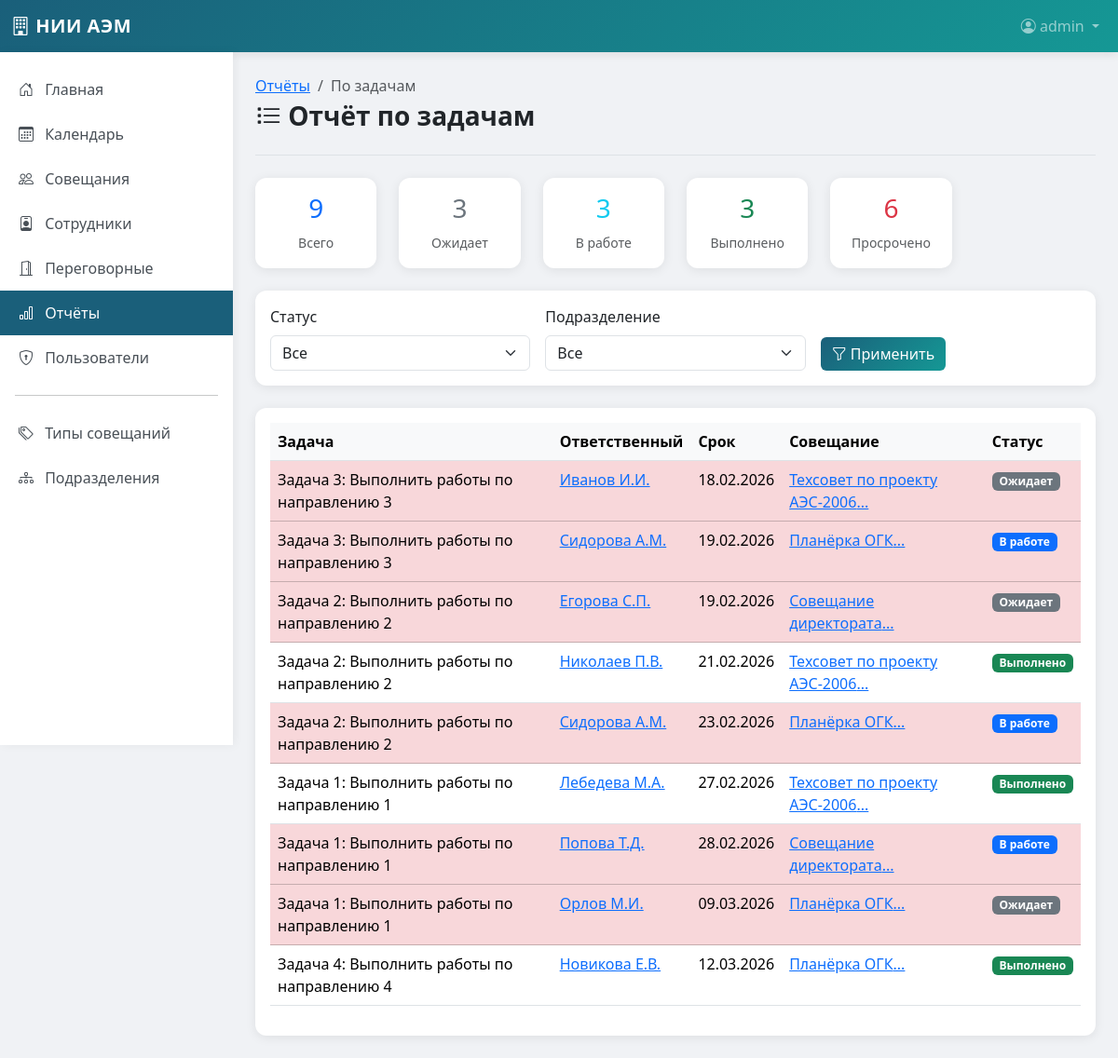
The page /reports/tasks (signed in) on the database its author committed.
### app/models.py (models this page shows, shortened)
class User(UserMixin, db.Model):
    id = db.Column(db.Integer, primary_key=True)
    username = db.Column(db.String(64), unique=True, nullable=False, index=True)
    email = db.Column(db.String(120), unique=True, nullable=False, index=True)
    password_hash = db.Column(db.String(256))
    role = db.Column(db.String(20), default='user')  # admin, manager, user
    employee_id = db.Column(db.Integer, db.ForeignKey('employee.id'), nullable=True)
    is_active = db.Column(db.Boolean, default=True)  # True = активен, False = заблокирован
    created_at = db.Column(db.DateTime, default=lambda: datetime.now(timezone.utc))
    employee = db.relationship('Employee', backref='user_account', uselist=False)
    def is_admin(self):
        return self.role == 'admin'

class Task(db.Model):
    id = db.Column(db.Integer, primary_key=True)
    protocol_id = db.Column(db.Integer, db.ForeignKey('protocol.id'), nullable=False)
    description = db.Column(db.Text, nullable=False)
    responsible_id = db.Column(db.Integer, db.ForeignKey('employee.id'), nullable=False)
    deadline = db.Column(db.Date)
    status = db.Column(db.String(20), default='pending')  # pending, in_progress, completed, overdue
    completion_note = db.Column(db.Text)
    completed_at = db.Column(db.DateTime)
    created_at = db.Column(db.DateTime, default=lambda: datetime.now(timezone.utc))
    responsible = db.relationship('Employee', backref='assigned_tasks')
    @property
    def status_display(self):
        statuses = {
            'pending': 'Ожидает',
            'in_progress': 'В работе',
            'completed': 'Выполнено',
            'overdue': 'Просрочено'
        }
        return statuses.get(self.status, self.status)

class Employee(db.Model):
    id = db.Column(db.Integer, primary_key=True)
    last_name = db.Column(db.String(100), nullable=False)
    first_name = db.Column(db.String(100), nullable=False)
    middle_name = db.Column(db.String(100))
    position = db.Column(db.String(200), nullable=False)
    department_id = db.Column(db.Integer, db.ForeignKey('department.id'))
    email = db.Column(db.String(120), unique=True)
    phone = db.Column(db.String(20))
    office = db.Column(db.String(20))
    is_active = db.Column(db.Boolean, default=True)
    created_at = db.Column(db.DateTime, default=lambda: datetime.now(timezone.utc))
    organized_meetings = db.relationship('Meeting', backref='organizer', lazy='dynamic',
                                        foreign_keys='Meeting.organizer_id')
    @property
    def short_name(self):
        result = f'{self.last_name} {self.first_name[0]}.'
        if self.middle_name:
            result += f'{self.middle_name[0]}.'
        return result

class Meeting(db.Model):
    id = db.Column(db.Integer, primary_key=True)
    title = db.Column(db.String(300), nullable=False)
    description = db.Column(db.Text)
    agenda = db.Column(db.Text)  # Повестка дня
    date = db.Column(db.Date, nullable=False, index=True)
    start_time = db.Column(db.Time, nullable=False)
    end_time = db.Column(db.Time, nullable=False)
    type_id = db.Column(db.Integer, db.ForeignKey('meeting_type.id'))
    room_id = db.Column(db.Integer, db.ForeignKey('room.id'))
    organizer_id = db.Column(db.Integer, db.ForeignKey('employee.id'), nullable=False)
    status = db.Column(db.String(20), default='planned')  # planned, ongoing, completed, cancelled
    is_recurring = db.Column(db.Boolean, default=False)
    recurrence_pattern = db.Column(db.String(50))  # weekly, monthly, etc.
    created_at = db.Column(db.DateTime, default=lambda: datetime.now(timezone.utc))
    updated_at = db.Column(db.DateTime, default=lambda: datetime.now(timezone.utc),
                           onupdate=lambda: datetime.now(timezone.utc))
    participants = db.relationship('Employee', secondary=meeting_participants,
                                  backref=db.backref('meetings', lazy='dynamic'))
    protocol = db.relationship('Protocol', backref='meeting', uselist=False)

### app/routes/reports.py (the view)
@bp.route('/tasks')
@login_required
def tasks_report():
    status = request.args.get('status', '')
    department_id = request.args.get('department_id', type=int)
    query = Task.query.options(
        joinedload(Task.responsible),
        joinedload(Task.protocol)
    )
    if status:
        query = query.filter(Task.status == status)
    if department_id:
        query = query.join(Employee, Task.responsible_id == Employee.id).filter(
            Employee.department_id == department_id
        )
    tasks = query.order_by(Task.deadline.asc().nullslast()).all()
    stats = {
        'total': len(tasks),
        'pending': sum(1 for t in tasks if t.status == 'pending'),
        'in_progress': sum(1 for t in tasks if t.status == 'in_progress'),
        'completed': sum(1 for t in tasks if t.status == 'completed'),
        'overdue': sum(1 for t in tasks if t.deadline and t.deadline < date.today()
                      and t.status not in ['completed'])
    }
    departments = Department.query.all()
    return render_template('reports/tasks.html',
                          tasks=tasks,
                          stats=stats,
                          departments=departments,
                          today=date.today())

### app/models.py (called while the page is built)
@login_manager.user_loader
def load_user(id):
    return User.query.get(int(id))

### app/templates/reports/tasks.html (shortened to what this page needs)
{% extends "base.html" %}
{% block content %}
<div class="page-header">
    <nav aria-label="breadcrumb">
        <ol class="breadcrumb mb-1">
            <li class="breadcrumb-item"><a href="{{ url_for('reports.index') }}">Отчёты</a></li>
            <li class="breadcrumb-item active">По задачам</li>
        </ol>
    </nav>
    <h1><i class="bi bi-list-task"></i> Отчёт по задачам</h1>
</div>
<div class="row mb-4">
    <div class="col-md-2">
        <div class="card text-center">
            <div class="card-body">
                <h3 class="text-primary">{{ stats.total }}</h3>
                <small class="text-muted">Всего</small>
            </div>
        </div>
    </div>
    <div class="col-md-2">
        <div class="card text-center">
            <div class="card-body">
                <h3 class="text-secondary">{{ stats.pending }}</h3>
                <small class="text-muted">Ожидает</small>
            </div>
        </div>
    </div>
    <div class="col-md-2">
        <div class="card text-center">
            <div class="card-body">
                <h3 class="text-info">{{ stats.in_progress }}</h3>
                <small class="text-muted">В работе</small>
            </div>
        </div>
    </div>
    <div class="col-md-2">
        <div class="card text-center">
            <div class="card-body">
                <h3 class="text-success">{{ stats.completed }}</h3>
                <small class="text-muted">Выполнено</small>
            </div>
        </div>
    </div>
    <div class="col-md-2">
        <div class="card text-center">
            <div class="card-body">
                <h3 class="text-danger">{{ stats.overdue }}</h3>
                <small class="text-muted">Просрочено</small>
            </div>
        </div>
    </div>
</div>
<div class="card mb-4">
    <div class="card-body">
        <form method="GET" class="row g-3">
            <div class="col-md-4">
                <label class="form-label">Статус</label>
                <select class="form-select" name="status">
                    <option value="">Все</option>
                </select>
            </div>
            <div class="col-md-4">
                <label class="form-label">Подразделение</label>
                <select class="form-select" name="department_id">
                    <option value="">Все</option>
                </select>
            </div>
            <div class="col-md-4 d-flex align-items-end">
                <button type="submit" class="btn btn-primary">
                    <i class="bi bi-funnel"></i> Применить
                </button>
            </div>
        </form>
    </div>
</div>
<div class="card">
    <div class="card-body">
        {% if tasks %}
        <div class="table-responsive">
            <table class="table table-hover">
                <thead>
                    <tr>
                        <th>Задача</th>
                        <th>Ответственный</th>
                        <th>Срок</th>
                        <th>Совещание</th>
                        <th>Статус</th>
                    </tr>
                </thead>
                <tbody>
                    {% for task in tasks %}
                    <tr class="{{ 'table-danger' if task.deadline and task.deadline < today and task.status not in ['completed'] }}">
                        <td>{{ task.description[:80] }}{% if task.description|length > 80 %}...{% endif %}</td>
                        <td>
                            {% if task.responsible %}
                            <a href="{{ url_for('employees.view', id=task.responsible.id) }}">
                                {{ task.responsible.short_name }}
                            </a>
                            {% else %}
                            -
                            {% endif %}
                        </td>
                        <td>{{ task.deadline.strftime('%d.%m.%Y') if task.deadline else '-' }}</td>
                        <td>
                            <a href="{{ url_for('meetings.view', id=task.protocol.meeting.id) }}">
                                {{ task.protocol.meeting.title[:30] }}...
                            </a>
                        </td>
                        <td>
                            <span class="badge bg-{{ 'success' if task.status == 'completed' else 'primary' if task.status == 'in_progress' else 'secondary' }}">
                                {{ task.status_display }}
                            </span>
                        </td>
                    </tr>
                    {% endfor %}
                </tbody>
            </table>
        </div>
        {% else %}
        <p class="text-muted text-center mb-0">Нет задач</p>
        {% endif %}
    </div>
</div>
{% endblock %}

### app/templates/base.html (shortened to what this page needs)
<!DOCTYPE html>
<html lang="ru">
<head>
    <link href="https://cdn.jsdelivr.net/npm/bootstrap@5.3.2/dist/css/bootstrap.min.css" rel="stylesheet">
    <link href="https://cdn.jsdelivr.net/npm/bootstrap-icons@1.11.1/font/bootstrap-icons.css" rel="stylesheet">
    <link href="https://cdn.jsdelivr.net/npm/fullcalendar@6.1.10/index.global.min.css" rel="stylesheet">
</head>
<body>
    <nav class="navbar navbar-expand-lg navbar-dark">
        <div class="container-fluid">
            <a class="navbar-brand" href="{{ url_for('main.index') }}">
                <i class="bi bi-building"></i> НИИ АЭМ
            </a>
            <div class="collapse navbar-collapse" id="navbarNav">
                <ul class="navbar-nav ms-auto">
                    {% if current_user.is_authenticated %}
                    <li class="nav-item dropdown">
                        <a class="nav-link dropdown-toggle" href="#" id="userDropdown" role="button"
                           data-bs-toggle="dropdown" aria-expanded="false">
                            <i class="bi bi-person-circle"></i> {{ current_user.username }}
                        </a>
                    </li>
                    {% endif %}
                </ul>
            </div>
        </div>
    </nav>
    <div class="d-flex">
        {% if current_user.is_authenticated %}
        <nav class="sidebar d-none d-md-block">
            <ul class="nav flex-column">
                <li class="nav-item">
                    <a class="nav-link {{ 'active' if request.endpoint == 'main.index' }}"
                       href="{{ url_for('main.index') }}">
                        <i class="bi bi-house-door"></i> Главная
                    </a>
                </li>
                <li class="nav-item">
                    <a class="nav-link {{ 'active' if request.endpoint == 'main.calendar' }}"
                       href="{{ url_for('main.calendar') }}">
                        <i class="bi bi-calendar3"></i> Календарь
                    </a>
                </li>
                <li class="nav-item">
                    <a class="nav-link {{ 'active' if 'meetings' in request.endpoint }}"
                       href="{{ url_for('meetings.index') }}">
                        <i class="bi bi-people"></i> Совещания
                    </a>
                </li>
                <li class="nav-item">
                    <a class="nav-link {{ 'active' if 'employees' in request.endpoint }}"
                       href="{{ url_for('employees.index') }}">
                        <i class="bi bi-person-badge"></i> Сотрудники
                    </a>
                </li>
                <li class="nav-item">
                    <a class="nav-link {{ 'active' if 'rooms' in request.endpoint }}"
                       href="{{ url_for('rooms.index') }}">
                        <i class="bi bi-door-open"></i> Переговорные
                    </a>
                </li>
                <li class="nav-item">
                    <a class="nav-link {{ 'active' if 'reports' in request.endpoint }}"
                       href="{{ url_for('reports.index') }}">
                        <i class="bi bi-bar-chart"></i> Отчёты
                    </a>
                </li>
                {% if current_user.is_admin() %}
                <li class="nav-item">
                    <a class="nav-link {{ 'active' if 'admin' in request.endpoint }}"
                       href="{{ url_for('admin.users') }}">
                        <i class="bi bi-shield-lock"></i> Пользователи
                    </a>
                </li>
                {% endif %}
                <hr class="mx-3">
                <li class="nav-item">
                    <a class="nav-link" href="{{ url_for('meetings.types') }}">
                        <i class="bi bi-tags"></i> Типы совещаний
                    </a>
                </li>
                <li class="nav-item">
                    <a class="nav-link" href="{{ url_for('employees.departments') }}">
                        <i class="bi bi-diagram-3"></i> Подразделения
                    </a>
                </li>
            </ul>
        </nav>
        {% endif %}
        <main class="main-content flex-grow-1">
            {% block content %}{% endblock %}
        </main>
    </div>
</body>
</html>

### app/templates/base.html (style rules this page uses)
:root { --primary-color: #1a5f7a; --secondary-color: #159895; --accent-color: #57c5b6; --light-color: #f8f9fa; --dark-color: #212529; }
body { font-family: 'Segoe UI', Tahoma, Geneva, Verdana, sans-serif; background-color: #f0f2f5; min-height: 100vh; }
.navbar { background: linear-gradient(135deg, var(--primary-color), var(--secondary-color)); box-shadow: 0 2px 10px rgba(0,0,0,0.1); }
.navbar-brand { font-weight: 700; letter-spacing: 0.5px; }
.sidebar { background: white; box-shadow: 2px 0 10px rgba(0,0,0,0.05); min-height: calc(100vh - 56px); position: fixed; top: 56px; left: 0; width: 250px; z-index: 100; padding-top: 1rem; }
.sidebar .nav-link { color: #495057; padding: 0.75rem 1.25rem; border-radius: 0; transition: all 0.2s; }
.sidebar .nav-link.active { background-color: var(--primary-color); color: white; }
.sidebar .nav-link i { width: 24px; margin-right: 8px; }
.main-content { margin-left: 250px; padding: 1.5rem; min-height: calc(100vh - 56px); }
.card { border: none; border-radius: 12px; box-shadow: 0 2px 12px rgba(0,0,0,0.08); transition: transform 0.2s, box-shadow 0.2s; }
.btn-primary { background: linear-gradient(135deg, var(--primary-color), var(--secondary-color)); border: none; }
.table th { background-color: #f8f9fa; font-weight: 600; border-top: none; }
.page-header { margin-bottom: 1.5rem; padding-bottom: 1rem; border-bottom: 1px solid #dee2e6; }
.page-header h1 { font-size: 1.75rem; font-weight: 600; color: var(--dark-color); }

### rows shown on the page
User: username "admin"
Task: description "Задача 3: Выполнить работы по направлению 3", responsible.short_name "Иванов И.И.", deadline "18.02.2026", protocol.meeting "Техсовет по проекту АЭС-2006", status_display "Ожидает"
Task: description "Задача 3: Выполнить работы по направлению 3", responsible.short_name "Сидорова А.М.", deadline "19.02.2026", protocol.meeting "Планёрка ОГК", status_display "В работе"
Task: description "Задача 2: Выполнить работы по направлению 2", responsible.short_name "Егорова С.П.", deadline "19.02.2026", protocol.meeting "Совещание директората", status_display "Ожидает"
Task: description "Задача 2: Выполнить работы по направлению 2", responsible.short_name "Николаев П.В.", deadline "21.02.2026", protocol.meeting "Техсовет по проекту АЭС-2006", status_display "Выполнено"
Task: description "Задача 2: Выполнить работы по направлению 2", responsible.short_name "Сидорова А.М.", deadline "23.02.2026", protocol.meeting "Планёрка ОГК", status_display "В работе"
Task: description "Задача 1: Выполнить работы по направлению 1", responsible.short_name "Лебедева М.А.", deadline "27.02.2026", protocol.meeting "Техсовет по проекту АЭС-2006", status_display "Выполнено"
Task: description "Задача 1: Выполнить работы по направлению 1", responsible.short_name "Попова Т.Д.", deadline "28.02.2026", protocol.meeting "Совещание директората", status_display "В работе"
Task: description "Задача 1: Выполнить работы по направлению 1", responsible.short_name "Орлов М.И.", deadline "09.03.2026", protocol.meeting "Планёрка ОГК", status_display "Ожидает"
Task: description "Задача 4: Выполнить работы по направлению 4", responsible.short_name "Новикова Е.В.", deadline "12.03.2026", protocol.meeting "Планёрка ОГК", status_display "Выполнено"

### other values the page prints
{{ stats.total }} "9"
{{ stats.pending }} "3"
{{ stats.in_progress }} "3"
{{ stats.completed }} "3"
{{ stats.overdue }} "6"
